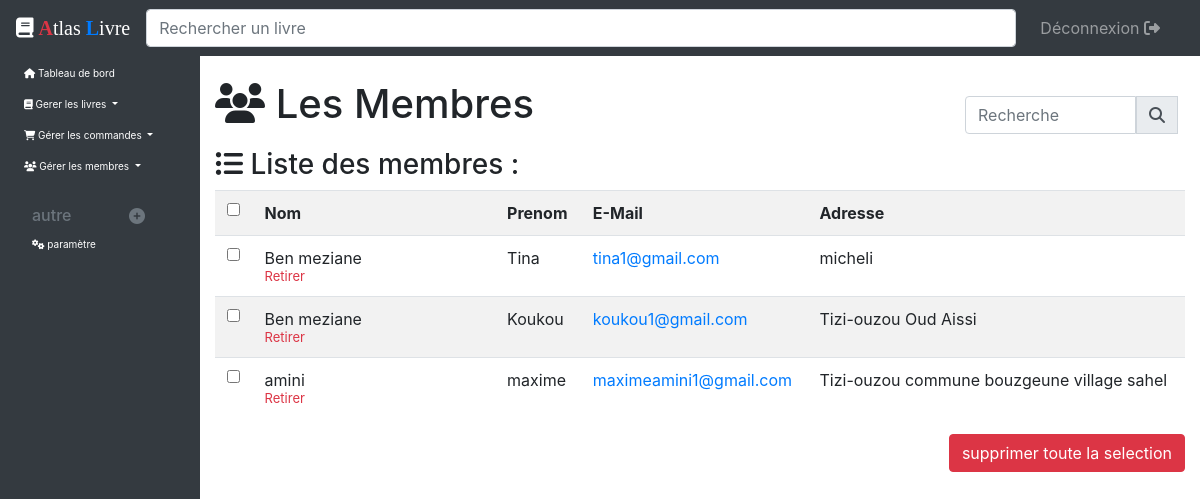
/Espace_admin/controleur/listeMembres_controleur.php (signed in), run on the app's committed database.
### tables this page shows
CREATE TABLE IF NOT EXISTS `membres` (
  `id` int(11) NOT NULL AUTO_INCREMENT,
  `nom` varchar(20) NOT NULL,
  `prenom` varchar(20) NOT NULL,
  `mail` varchar(255) NOT NULL,
  `pass` varchar(255) NOT NULL,
  `adress` varchar(255) NOT NULL,
  PRIMARY KEY (`id`)
);

### Espace_admin/controleur/listeMembres_controleur.php (called while the page is built, shortened)
<?php
    include('../../autre/bdd.php');
    include('../modele/membres_modele.php');
    if(isset($_GET['rech'])){
        $terme= htmlspecialchars($_GET['rech']);
		$terme= trim($terme);
		$terme = strip_tags($terme);
		$membres=rech($terme);
    }else{
        $membres = get_membres();
    }
    include('../vue/listeMembres_vue.php');
?>

### Espace_admin/modele/membres_modele.php (called while the page is built, shortened)
<?php
    function get_membres(){
		global $bdd;
		$rep = $bdd->query ('SELECT * FROM membres ORDER BY id DESC ');
		return $rep;
	}
?>

### Espace_admin/vue/listeMembres_vue.php (the view, shortened to what this page needs)
<html>
<head>
    <link href="../../css/style_admin.css" rel="stylesheet" />
    <link rel="stylesheet" href="https://stackpath.bootstrapcdn.com/bootstrap/4.5.0/css/bootstrap.min.css"
>
</head>
<body>
    <?php include("../autre/menu.php"); ?>
    <section class="container-fluid col-lg-10 offset-lg-2 col-md-9 offset-md-3" id='princi'>
        <div class="row">
            <h1 style="margin-bottom:20px;" class="col-sm-9"><i class="fas fa-users"></i> Les Membres </h1>
            <form class="form-inline my-2 my-lg-0 col-sm-3" style="padding-top:10px;" method="get" action="listeMembres_controleur.php?">
                <div class="input-group mb-2 mr-sm-2">
                    <input type="search" class="form-control" placeholder="Recherche" id="recherche" name="rech">
                    <div class="input-group-prepend">
                        <button type="submit" class="input-group-text" id="logosearch"><i class="fas fa-search"></i></button>
                    </div>
                </div>
            </form>
        </div>
        <article>
            <div class="row">
                <h3 class=" col-sm-5"><i class="fas fa-list-ul"></i> Liste des membres :</h3>
            </div>
            <div class="table-responsive">
                <form method="post" action="listeMembres_controleur.php">
                    <table class="table table-striped table-condensed ">
                        <tr>
                            <th><input type="checkbox" id="all" onclick="rep();" /></th>
                            <th>Nom</th>
                            <th>Prenom</th>
                            <th>E-Mail</th>
                            <th>Adresse</th>
                        </tr>
                        <?php while($membre=$membres->fetch()){?>
                        <tr>
                            <td><input type="checkbox" name="num[]" value="<?php echo $membre['id']; ?>" /></td>
                            <td style="width:25%;">
                                <?php echo $membre['nom']; ?><br />
                                <span style="font-size:13px; ">
                                    <a href="#" data-toggle="modal" data-target="#alert_anul<?php echo $membre['id']; ?>" style="color:#dc3545;">Retirer</a>
                                </span>
                            </td>
                            <td><?php echo $membre['prenom']; ?></td>
                            <td><a href="mailto:<?php echo $membre['mail']; ?>"><?php echo $membre['mail']; ?></a></td>
                            <td><?php echo $membre['adress']; ?></td>
                        </tr>
                        <?php } ?>
                    </table>
                    <input type="submit" value="supprimer toute la selection" name="suppSlec" class="btn btn-danger float-right" />
                </form>
            </div>
        </article>
    </section>
</body>
</html>

### css/style_admin.css (style rules this page uses)
#princi { margin-top: 80px; margin-bottom: 80px; }

### data on the page
membres: nom "Ben meziane", prenom "Tina", mail "tina1@gmail.com", adress "micheli"
membres: nom "Ben meziane", prenom "Koukou", mail "koukou1@gmail.com", adress "Tizi-ouzou Oud Aissi"
membres: nom "amini", prenom "maxime", mail "maximeamini1@gmail.com", adress "Tizi-ouzou commune bouzgeune village sahel"
